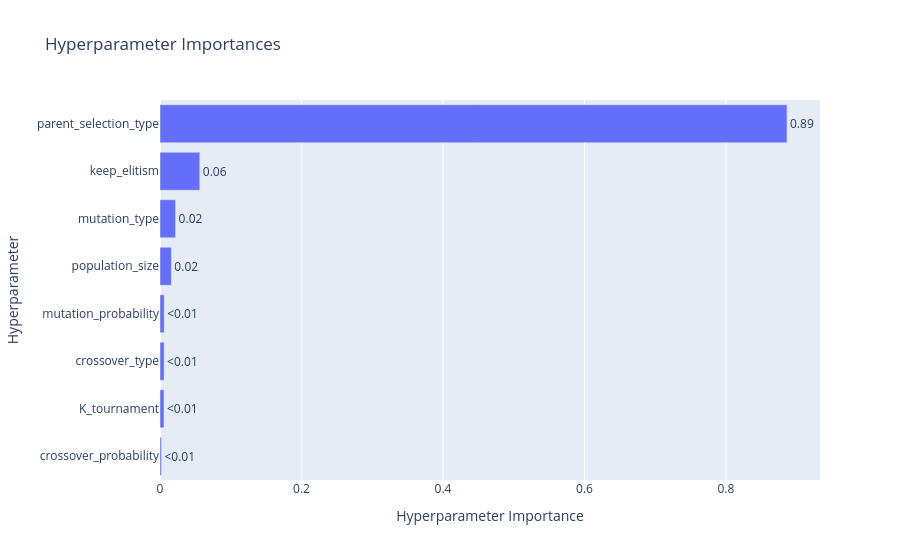

The notebook cell this image was saved under:
### Code cell
plot_param_importances(study).show()

### Figure 1 — Plotly figure (JSON) as saved in the notebook; plotly's stock layout.template omitted (floating-point values rounded to 4 significant figures)
{"data": [{"cliponaxis": false, "hovertemplate": ["crossover_probability (FloatDistribution): 0.0020518386372431444<extra></extra>", "K_tournament (IntDistribution): 0.005625247861746116<extra></extra>", "crossover_type (CategoricalDistribution): 0.005815464110568698<extra></extra>", "mutation_probability (FloatDistribution): 0.005921938598658937<extra></extra>", "population_size (IntDistribution): 0.016052780711913385<extra></extra>", "mutation_type (CategoricalDistribution): 0.02201731146060061<extra></extra>", "keep_elitism (IntDistribution): 0.05623887201378927<extra></extra>", "parent_selection_type (CategoricalDistribution): 0.8862765466054799<extra></extra>"], "name": "Objective Value", "orientation": "h", "text": ["<0.01", "<0.01", "<0.01", "<0.01", "0.02", "0.02", "0.06", "0.89"], "textposition": "outside", "type": "bar", "x": [0.002052, 0.005625, 0.005815, 0.005922, 0.01605, 0.02202, 0.05624, 0.8863], "y": ["crossover_probability", "K_tournament", "crossover_type", "mutation_probability", "population_size", "mutation_type", "keep_elitism", "parent_selection_type"]}], "layout": {"title": {"text": "Hyperparameter Importances"}, "xaxis": {"title": {"text": "Hyperparameter Importance"}}, "yaxis": {"title": {"text": "Hyperparameter"}}}}
